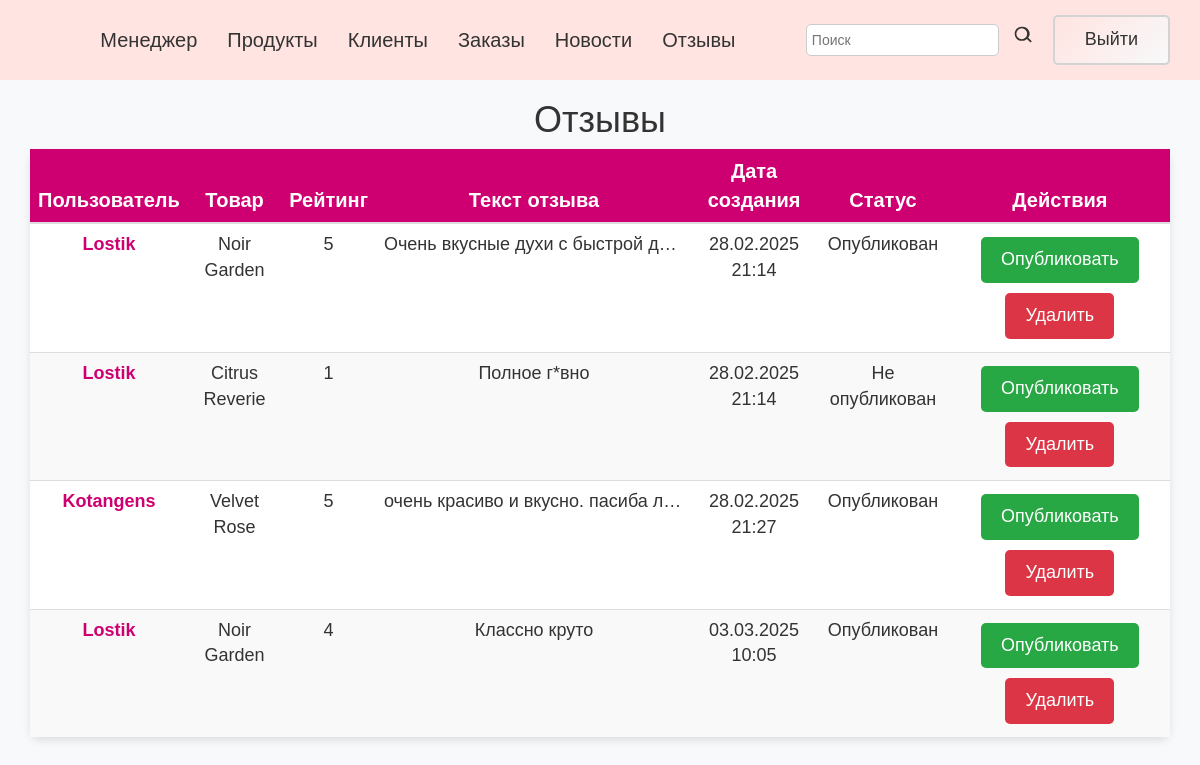
The app's page /meneger/admin_reviews/ with its own data.
### admin_app/models.py (models this page shows, shortened)
class Review(models.Model):
    user = models.ForeignKey(Client, on_delete=models.CASCADE, related_name='reviews')
    product = models.ForeignKey(Product, on_delete=models.CASCADE, related_name='reviews', null=True, blank=True)
    text = models.TextField()
    rating = models.IntegerField(choices=[(i, i) for i in range(1, 6)])
    created_at = models.DateTimeField(auto_now_add=True)
    published = models.BooleanField(default=False)

class Client(models.Model):
    user = models.OneToOneField(User, on_delete=models.CASCADE, verbose_name='Псевдоним')
    first_name = models.CharField(max_length=250, validators=[cyrillic_validator], verbose_name='Имя')
    last_name = models.CharField(max_length=250, validators=[cyrillic_validator], verbose_name='Фамилия')
    mobile = models.CharField(max_length=11, null=False, validators=[validate_russian_mobile], verbose_name='Мобильный телефон')
    email = models.CharField(max_length=50, null=True, blank=True, verbose_name='Электронная почта')
    address = models.CharField(max_length=40, null=True, blank=True, verbose_name='Адрес')

class Product(models.Model):
    category = models.ForeignKey(ProductCategory, on_delete=models.CASCADE, verbose_name='Категория')
    name = models.CharField(max_length=250, verbose_name='Название')
    product_image = models.ImageField(
        upload_to='product_image/',
        null=True,
        blank=True,
        default='product_image/default_product_image.jpg',
        verbose_name='Изображение'
    )
    price = models.PositiveIntegerField(verbose_name='Цена')
    description = models.CharField(max_length=900, verbose_name='Описание')
    short_description = models.CharField(max_length = 250, default='краткое описание', verbose_name='Краткое описание')
    quantity = models.PositiveIntegerField(default=1, verbose_name='Количество')
    volume = models.PositiveIntegerField(default=100, verbose_name='Объём')
    is_on_sale = models.BooleanField(default=False,verbose_name='Акция (да/нет)')
    discount = models.DecimalField(max_digits=5, decimal_places=2, null=True, blank=True, verbose_name='Размер скидки')
    created_at = models.DateTimeField(default=datetime.now, verbose_name='Дата создания')

### admin_app/views.py (the view)
# urls.py: path('admin_reviews/', views.admin_reviews, name='admin_reviews'),
def admin_reviews(request):
    reviews = models.Review.objects.all()
    highlight_id = request.GET.get('highlight')  # Получаем идентификатор для подсветки
    return render(request, 'admin_app/admin_reviews.html', {
        'reviews': reviews,
        'highlight_id': highlight_id  # Передаем идентификатор в шаблон
    })

### templates/admin_app/admin_reviews.html (shortened to what this page needs)
<!DOCTYPE html>
<html lang="ru">
<head>
    <link rel="stylesheet" href="https://maxcdn.bootstrapcdn.com/bootstrap/3.3.0/css/bootstrap.min.css">
</head>
<body>
    {% include "admin_app/navbar.html" %}
    <h1>Отзывы</h1>
    <div class="table-container">
        <table class="table" id="review-table">
            <thead>
                <tr>
                    <th onclick="sortTable('user')">Пользователь </th>
                    <th onclick="sortTable('product')">Товар </th>
                    <th onclick="sortTable('rating')">Рейтинг </th>
                    <th onclick="sortTable('text')">Текст отзыва </th>
                    <th onclick="sortTable('created_at')">Дата создания </th>
                    <th onclick="sortTable('published')">Статус
                    </th>
                    <th>Действия</th>
                </tr>
            </thead>
            <tbody>
                {% for review in reviews %}
                <tr data-review-id="{{ review.id }}" {% if review.id|stringformat:"s" == highlight_id %}class="highlighted-row"{% endif %}>
                    <td>{{ review.user.user.username }}</td>
                    <td>{{ review.product.name }}</td>
                    <td>{{ review.rating }}</td>
                    <td>
                        <div class="review-text-container">
                            <div class="review-text">
                                {{ review.text|truncatechars:50 }}
                            </div>
                        </div>
                    </td>
                    <td>{{ review.created_at|date:"d.m.Y H:i" }}</td>
                    <td>{{ review.published|yesno:"Опубликован,Не опубликован" }}</td>
                    <td>
                        <form action="{% url 'publish_review' review.id %}" method="post" style="display: inline;">
                            <button type="submit" class="btn-action btn-publish">
                                Опубликовать
                            </button>
                        </form>
                        <form action="{% url 'delete_review' review.id %}" method="post" style="display: inline;">
                            <button type="submit" class="btn-action btn-delete">
                                Удалить
                            </button>
                        </form>
                    </td>
                </tr>
                {% endfor %}
            </tbody>
        </table>
    </div>
</body>
</html>

### templates/admin_app/admin_reviews.html (style rules this page uses)
body { background-color: #f8f9fa; font-family: 'Arial', sans-serif; color: #333; }
h1 { text-align: center; margin-top: 20px; margin-bottom: 30px; font-size: 2.5rem; color: #CE0071; font-weight: bold; }
.table-container { display: flex; justify-content: center; align-items: center; margin: 0 auto; width: 95%; overflow: visible; }
.table { width: 100%; border-collapse: collapse; box-shadow: 0 4px 8px rgba(0, 0, 0, 0.1); border-radius: 10px; background-color: #fff; font-size: 1.2rem; overflow: visible; }
.table thead { background-color: #CE0071; color: #fff; }
.table th, .table td { padding: 15px; text-align: center; border-bottom: 1px solid #ddd; vertical-align: middle; position: relative; }
.table th { font-weight: bold; font-size: 2rem; user-select: none; }
.table tbody tr:nth-child(even) { background-color: #f9f9f9; }
.table tbody tr:last-child td { border-bottom: none; }
.table tbody td { font-size: 1.8rem; }
.table tbody td:first-child { font-weight: bold; color: #CE0071; }
.table tbody tr { animation: fadeIn 0.5s ease-in-out; }
.btn-action { margin: 5px; padding: 10px 20px; border: none; border-radius: 5px; cursor: pointer; transition: background-color 0.3s ease; }
.btn-publish { background-color: #28a745; color: #fff; }
.btn-delete { background-color: #dc3545; color: #fff; }
.review-text-container { position: relative; max-width: 300px; margin: 0 auto; }
.review-text { white-space: nowrap; overflow: hidden; text-overflow: ellipsis; cursor: pointer; transition: all 0.3s ease; }

### templates/admin_app/navbar.html (style rules this page uses)
body { background-color: #f8f9fa; font-family: Arial, sans-serif; }

### records on screen
Review: user.user.username "Lostik", product.name "Noir Garden", rating "5", text "Очень вкусные духи с быстрой д…", created_at "28.02.2025 21:14", published "Опубликован"
Review: user.user.username "Lostik", product.name "Citrus Reverie", rating "1", text "Полное г*вно", created_at "28.02.2025 21:14", published "Не опубликован"
Review: user.user.username "Kotangens", product.name "Velvet Rose", rating "5", text "очень красиво и вкусно. пасиба л…", created_at "28.02.2025 21:27", published "Опубликован"
Review: user.user.username "Lostik", product.name "Noir Garden", rating "4", text "Классно круто", created_at "03.03.2025 10:05", published "Опубликован"
